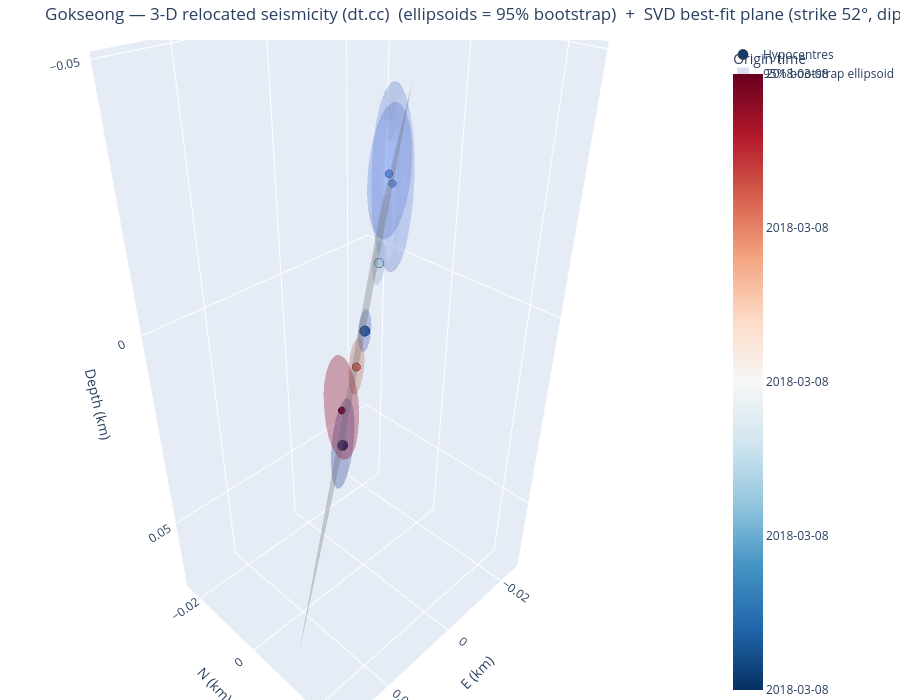

The notebook cell saved with this chart:
### Markdown cell above
The same view with the per-event uncertainty drawn as a **95% bootstrap error ellipsoid**
(`error="ellipsoid"`) instead of whisker bars: each ellipsoid's shape is the bootstrap sample covariance
and its size the empirical 95% Mahalanobis radius (95% of replicas inside), coloured like its hypocentre.
Tight horizontal but loose depth control shows up as a vertically elongated ellipsoid.

### Code cell
fig3d_e = viz.plot_3d_plane(cfg, VELMODEL, error="ellipsoid", frame_from=FRAME_FROM, mech_select=MECH_SELECT)
try:
    fig3d_e.write_image(f"/tmp/{CLUSTER}_3d_ellipsoid.png", scale=2)
except Exception:
    pass
fig3d_e

### Figure 1 — Plotly figure (JSON) as saved in the notebook; plotly's stock layout.template omitted (floating-point values rounded to 4 significant figures; data arrays with more than 128 entries replaced by an {"elided": "..."} marker saying what was removed)
{"data": [{"marker": {"color": [17600.0, 17600.0, 17600.0, 17600.0, 17600.0, 17600.0, 17600.0], "colorbar": {"ticktext": ["2018-03-08", "2018-03-08", "2018-03-08", "2018-03-08", "2018-03-08"], "tickvals": [17600.0, 17600.0, 17600.0, 17600.0, 17600.0], "title": {"text": "Origin time"}}, "colorscale": [[0, "rgb(5,48,97)"], [0.1, "rgb(33,102,172)"], [0.2, "rgb(67,147,195)"], [0.3, "rgb(146,197,222)"], [0.4, "rgb(209,229,240)"], [0.5, "rgb(247,247,247)"], [0.6, "rgb(253,219,199)"], [0.7, "rgb(244,165,130)"], [0.8, "rgb(214,96,77)"], [0.9, "rgb(178,24,43)"], [1, "rgb(103,0,31)"]], "line": {"color": "black", "width": 0.5}, "opacity": 0.95, "size": [12.0, 12.0, 9.2, 8.8, 11.2, 9.6, 8.4]}, "mode": "markers", "name": "Hypocentres", "text": ["200000  M2.0", "200001  M2.0", "200002  M1.3", "200003  M1.2", "200004  M1.8", "200005  M1.4", "200006  M1.1"], "type": "scatter3d", "x": [-0.01301, -0.007014, -0.009214, 0.003286, -0.01151, 0.01339, 0.02409], "y": [-0.02039, -0.006986, -0.003186, 0.009014, -0.007386, 0.01081, 0.01811], "z": [0.05299, 0.009386, -0.02581, -0.03101, -0.004914, -0.0002143, -0.0004143]}, {"alphahull": 0, "color": "rgb(58,76,192)", "flatshading": true, "hoverinfo": "skip", "name": "95% bootstrap ellipsoid", "opacity": 0.18, "showlegend": true, "showscale": false, "type": "mesh3d", "x": {"elided": "196 float values"}, "y": {"elided": "196 float values"}, "z": {"elided": "196 float values"}}, {"alphahull": 0, "color": "rgb(76,102,214)", "flatshading": true, "hoverinfo": "skip", "name": "95% bootstrap ellipsoid", "opacity": 0.18, "showlegend": false, "showscale": false, "type": "mesh3d", "x": {"elided": "196 float values"}, "y": {"elided": "196 float values"}, "z": {"elided": "196 float values"}}, {"alphahull": 0, "color": "rgb(101,134,236)", "flatshading": true, "hoverinfo": "skip", "name": "95% bootstrap ellipsoid", "opacity": 0.18, "showlegend": false, "showscale": false, "type": "mesh3d", "x": {"elided": "196 float values"}, "y": {"elided": "196 float values"}, "z": {"elided": "196 float values"}}, {"alphahull": 0, "color": "rgb(117,152,246)", "flatshading": true, "hoverinfo": "skip", "name": "95% bootstrap ellipsoid", "opacity": 0.18, "showlegend": false, "showscale": false, "type": "mesh3d", "x": {"elided": "196 float values"}, "y": {"elided": "196 float values"}, "z": {"elided": "196 float values"}}, {"alphahull": 0, "color": "rgb(180,205,250)", "flatshading": true, "hoverinfo": "skip", "name": "95% bootstrap ellipsoid", "opacity": 0.18, "showlegend": false, "showscale": false, "type": "mesh3d", "x": {"elided": "196 float values"}, "y": {"elided": "196 float values"}, "z": {"elided": "196 float values"}}, {"alphahull": 0, "color": "rgb(234,125,97)", "flatshading": true, "hoverinfo": "skip", "name": "95% bootstrap ellipsoid", "opacity": 0.18, "showlegend": false, "showscale": false, "type": "mesh3d", "x": {"elided": "196 float values"}, "y": {"elided": "196 float values"}, "z": {"elided": "196 float values"}}, {"alphahull": 0, "color": "rgb(179,3,38)", "flatshading": true, "hoverinfo": "skip", "name": "95% bootstrap ellipsoid", "opacity": 0.18, "showlegend": false, "showscale": false, "type": "mesh3d", "x": {"elided": "196 float values"}, "y": {"elided": "196 float values"}, "z": {"elided": "196 float values"}}, {"color": "gray", "hoverinfo": "name", "i": [0, 0], "j": [1, 3], "k": [3, 2], "name": "SVD best-fit plane 52/81", "opacity": 0.3, "showscale": false, "type": "mesh3d", "x": [-0.01583, -0.02488, 0.03276, 0.02371], "y": [-0.02367, -0.01193, 0.01379, 0.02553], "z": [0.05973, -0.0378, 0.05973, -0.0378]}], "layout": {"height": 700, "margin": {"b": 0, "l": 0, "r": 0, "t": 40}, "scene": {"aspectmode": "data", "xaxis": {"title": {"text": "E (km)"}}, "yaxis": {"title": {"text": "N (km)"}}, "zaxis": {"autorange": "reversed", "title": {"text": "Depth (km)"}}}, "title": {"text": "Gokseong — 3-D relocated seismicity (dt.cc)  (ellipsoids = 95% bootstrap)  +  SVD best-fit plane (strike 52°, dip 81°)"}}}
